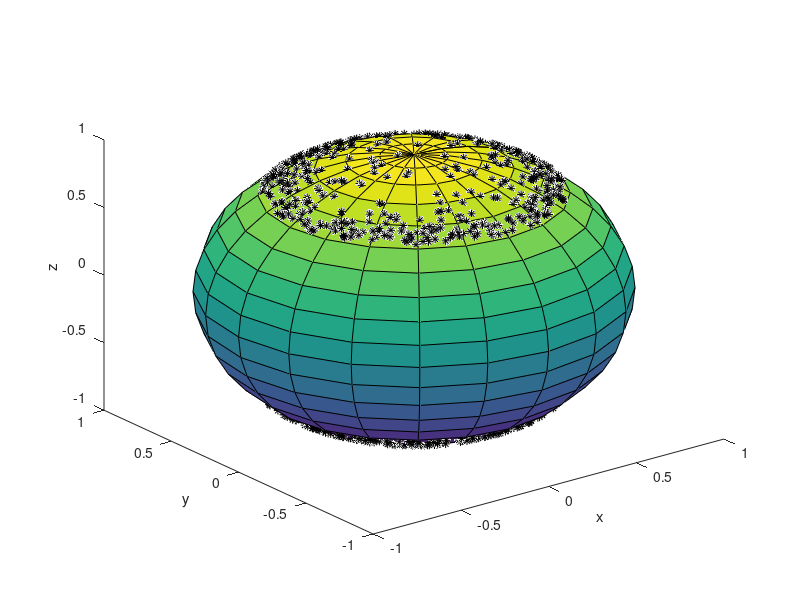

Write the MATLAB code that produced this figure.
function [] = dvupgiperboloid()
for i=1:1:1000
   x(i)=randn(1);
   y(i)=randn(1);
   z(i)=randn(1);
end
for i=1:1:500   
   x1(i)= x(i)/sqrt(2*x(i)^2+2*y(i)^2+1);
   y1(i)= y(i)/sqrt(2*x(i)^2+2*y(i)^2+1);
   z1(i)= -sqrt(x(i)^2+y(i)^2+1)/sqrt(2*x(i)^2+2*y(i)^2+1);
   if ((x1(i)^2+y1(i)^2) >= -0.5)
       figure(7);
       plot3(x1(i),y1(i),z1(i),'* k' );
       hold on;
   end
end
for i=501:1:1000   
   x1(i)= x(i)/sqrt(2*x(i)^2+2*y(i)^2+1);
   y1(i)= y(i)/sqrt(2*x(i)^2+2*y(i)^2+1);
   z1(i)= sqrt(x(i)^2+y(i)^2+1)/sqrt(2*x(i)^2+2*y(i)^2+1);
   if ((x1(i)^2+y1(i)^2) >= -0.5)
       figure(7);
       plot3(x1(i),y1(i),z1(i),'* k' );
       hold on;
   end
end
figure(7);
sphere;
xlabel('x'); ylabel('y'); zlabel('z')
end